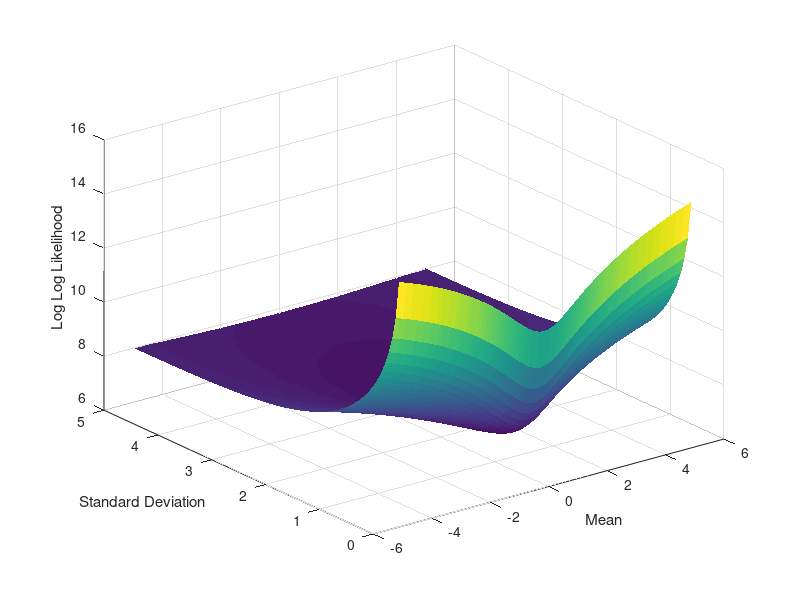

Recreate this plot in MATLAB.
n = 80;
real_mu = 0;
real_sigma = 1;
data = normrnd(real_mu, real_sigma, 1e3, 1);

mu = linspace(-5, 5, n);
sigma = linspace(0, 5, n);
logl = zeros(n, n);
for i=1:n
    for j=1:n
        logl(j, i)=log(normlike([mu(i), sigma(j)], data));
    end
end

[x y] = meshgrid(mu, sigma);
surf(x, y, logl, 'LineStyle', 'none');
xlabel('Mean');
ylabel('Standard Deviation');
zlabel('Log Log Likelihood');